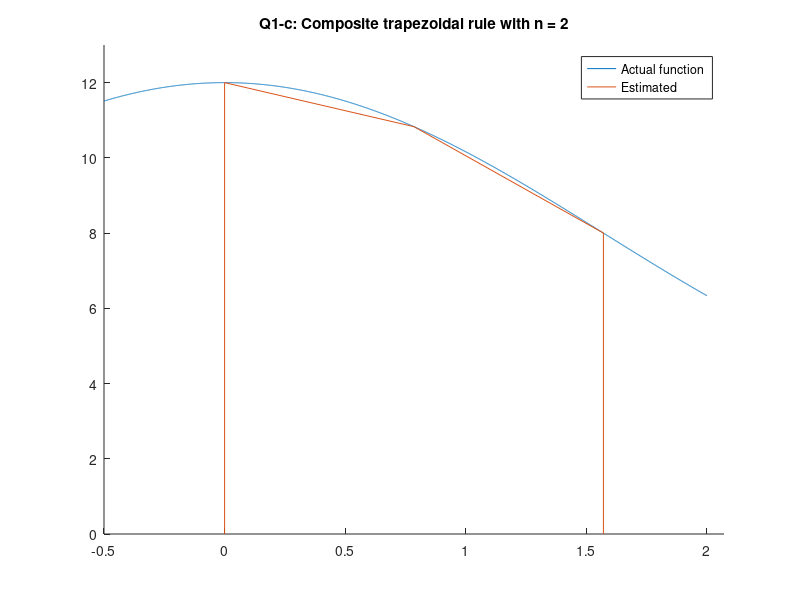

Reproduce this figure in MATLAB.
clear
close all
format long

% The given function
func = @(x) 8 + 4.*cos(x);
lower_bound = 0;
upper_bound = pi / 2;
actual = 8 * (upper_bound - lower_bound) + 4 * (sin(upper_bound) - sin(lower_bound));

% Composite info
n = 2;
step_size = (upper_bound + lower_bound) / n;
x_step = lower_bound: step_size: upper_bound;

% Composite trapezoidal rule
estimated = step_size / 2 * (func(lower_bound) + 2 * sum(func(x_step(2:length(x_step)-1))) + func(upper_bound));
% The error
error_value = abs(estimated - actual) / actual;

% Print out the information
fprintf('Q1-c: Composite trapezoidal rule with n = %d\n', n);
fprintf('Estimated Value: %.10f\n', estimated);
fprintf('Actual Value:    %.10f\n', actual);
fprintf('Percent Error:   %.2f%%\n', error_value * 100);

% Plot the figure
hold on;
x = -0.5: 0.001: 2;
plot(x, func(x));
plot([lower_bound x_step upper_bound] , [0 func(x_step) 0]);
xlim([lower_bound-0.5 upper_bound+0.5]);
ylim([0 13])
title('Q1-c: Composite trapezoidal rule with n = 2')
legend("Actual function", "Estimated");